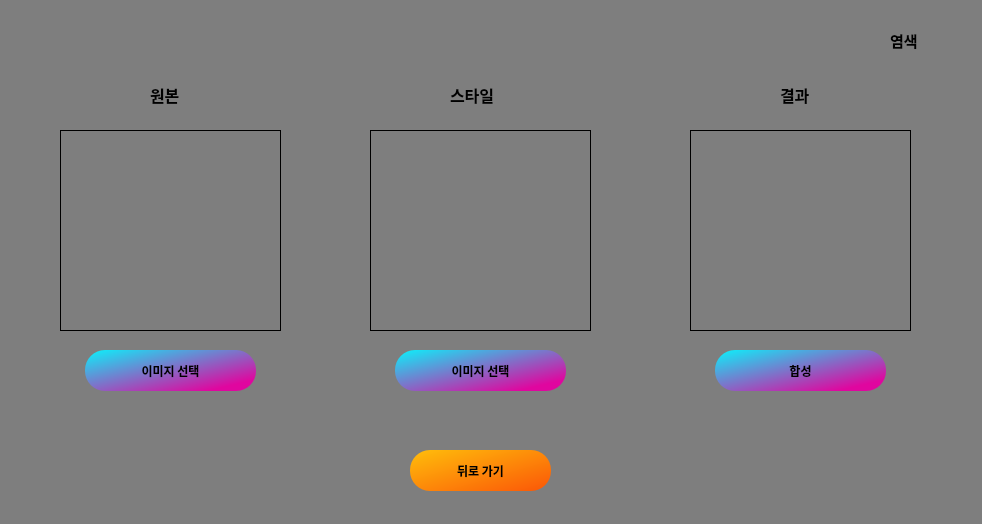
<?xml version="1.0" encoding="UTF-8"?>
<ui version="4.0">
 <class>Dye</class>
 <widget class="QWidget" name="Dye">
  <property name="geometry">
   <rect>
    <x>0</x>
    <y>0</y>
    <width>982</width>
    <height>524</height>
   </rect>
  </property>
  <property name="windowTitle">
   <string>Dye</string>
  </property>
  <property name="styleSheet">
   <string notr="true">background-color:rgb(126, 126, 126)</string>
  </property>
  <widget class="QLabel" name="label">
   <property name="geometry">
    <rect>
     <x>10</x>
     <y>10</y>
     <width>181</width>
     <height>51</height>
    </rect>
   </property>
   <property name="font">
    <font>
     <family>Bahnschrift Light</family>
     <pointsize>20</pointsize>
    </font>
   </property>
   <property name="text">
    <string/>
   </property>
   <property name="pixmap">
    <pixmap>title.png</pixmap>
   </property>
   <property name="scaledContents">
    <bool>true</bool>
   </property>
  </widget>
  <widget class="QLabel" name="label_2">
   <property name="geometry">
    <rect>
     <x>890</x>
     <y>20</y>
     <width>51</width>
     <height>41</height>
    </rect>
   </property>
   <property name="font">
    <font>
     <family>Noto Sans KR</family>
     <pointsize>11</pointsize>
     <weight>75</weight>
     <bold>true</bold>
    </font>
   </property>
   <property name="text">
    <string>&lt;html&gt;&lt;head/&gt;&lt;body&gt;&lt;p&gt;&lt;span style=&quot; font-size:11pt;&quot;&gt;염색&lt;/span&gt;&lt;/p&gt;&lt;/body&gt;&lt;/html&gt;</string>
   </property>
  </widget>
  <widget class="QPushButton" name="pushButton">
   <property name="geometry">
    <rect>
     <x>410</x>
     <y>450</y>
     <width>141</width>
     <height>41</height>
    </rect>
   </property>
   <property name="font">
    <font>
     <family>Noto Sans KR</family>
     <weight>75</weight>
     <bold>true</bold>
    </font>
   </property>
   <property name="styleSheet">
    <string notr="true">QPushButton{

	background-color: qlineargradient(spread:pad, x1:0, y1:0, x2:1, y2:1, stop:0 rgba(255, 190, 11, 255), stop:1 rgba(251, 86, 7, 255));
	border-radius: 20px;
}
 QPushButton:pressed {
     background-color: rgb(255, 168, 96)
 }</string>
   </property>
   <property name="text">
    <string>뒤로 가기</string>
   </property>
  </widget>
  <widget class="QLabel" name="label_5">
   <property name="geometry">
    <rect>
     <x>780</x>
     <y>80</y>
     <width>41</width>
     <height>31</height>
    </rect>
   </property>
   <property name="font">
    <font>
     <family>Noto Sans KR</family>
     <weight>75</weight>
     <bold>true</bold>
    </font>
   </property>
   <property name="text">
    <string>&lt;html&gt;&lt;head/&gt;&lt;body&gt;&lt;p&gt;&lt;span style=&quot; font-size:12pt; font-weight:600;&quot;&gt;결과&lt;/span&gt;&lt;/p&gt;&lt;/body&gt;&lt;/html&gt;</string>
   </property>
  </widget>
  <widget class="QLabel" name="label_3">
   <property name="geometry">
    <rect>
     <x>150</x>
     <y>80</y>
     <width>41</width>
     <height>31</height>
    </rect>
   </property>
   <property name="font">
    <font>
     <family>Noto Sans KR</family>
     <weight>75</weight>
     <bold>true</bold>
    </font>
   </property>
   <property name="text">
    <string>&lt;html&gt;&lt;head/&gt;&lt;body&gt;&lt;p&gt;&lt;span style=&quot; font-size:12pt; font-weight:600;&quot;&gt;원본&lt;/span&gt;&lt;/p&gt;&lt;/body&gt;&lt;/html&gt;</string>
   </property>
  </widget>
  <widget class="QLabel" name="label_4">
   <property name="geometry">
    <rect>
     <x>450</x>
     <y>80</y>
     <width>61</width>
     <height>31</height>
    </rect>
   </property>
   <property name="font">
    <font>
     <family>Noto Sans KR</family>
     <weight>75</weight>
     <bold>true</bold>
    </font>
   </property>
   <property name="text">
    <string>&lt;html&gt;&lt;head/&gt;&lt;body&gt;&lt;p&gt;&lt;span style=&quot; font-size:12pt; font-weight:600;&quot;&gt;스타일&lt;/span&gt;&lt;/p&gt;&lt;/body&gt;&lt;/html&gt;</string>
   </property>
  </widget>
  <widget class="QPushButton" name="dyeOriginalUpload">
   <property name="geometry">
    <rect>
     <x>85</x>
     <y>350</y>
     <width>171</width>
     <height>41</height>
    </rect>
   </property>
   <property name="font">
    <font>
     <family>Noto Sans KR</family>
     <weight>75</weight>
     <bold>true</bold>
    </font>
   </property>
   <property name="styleSheet">
    <string notr="true">QPushButton{
	background-color: qlineargradient(spread:pad, x1:0, y1:0, x2:0.857143, y2:0.857955, stop:0 rgba(10, 242, 251, 255), stop:1 rgba(224, 6, 159, 255));
	border-radius: 20px;
}
 QPushButton:pressed {
     background-color: qlineargradient(spread:pad, x1:0, y1:0, x2:0.857143, y2:0.857955, stop:0 rgba(224, 6, 159, 255), stop:1 rgba(10, 242, 251, 255));
 }
</string>
   </property>
   <property name="text">
    <string>이미지 선택</string>
   </property>
  </widget>
  <widget class="QPushButton" name="dyeStyleUpload">
   <property name="geometry">
    <rect>
     <x>395</x>
     <y>350</y>
     <width>171</width>
     <height>41</height>
    </rect>
   </property>
   <property name="font">
    <font>
     <family>Noto Sans KR</family>
     <weight>75</weight>
     <bold>true</bold>
    </font>
   </property>
   <property name="styleSheet">
    <string notr="true">QPushButton{
	background-color: qlineargradient(spread:pad, x1:0, y1:0, x2:0.857143, y2:0.857955, stop:0 rgba(10, 242, 251, 255), stop:1 rgba(224, 6, 159, 255));
	border-radius: 20px;
}
 QPushButton:pressed {
     background-color: qlineargradient(spread:pad, x1:0, y1:0, x2:0.857143, y2:0.857955, stop:0 rgba(224, 6, 159, 255), stop:1 rgba(10, 242, 251, 255));
 }
</string>
   </property>
   <property name="text">
    <string>이미지 선택</string>
   </property>
  </widget>
  <widget class="QPushButton" name="dyeResult">
   <property name="geometry">
    <rect>
     <x>715</x>
     <y>350</y>
     <width>171</width>
     <height>41</height>
    </rect>
   </property>
   <property name="font">
    <font>
     <family>Noto Sans KR</family>
     <weight>75</weight>
     <bold>true</bold>
    </font>
   </property>
   <property name="styleSheet">
    <string notr="true">QPushButton{
	background-color: qlineargradient(spread:pad, x1:0, y1:0, x2:0.857143, y2:0.857955, stop:0 rgba(10, 242, 251, 255), stop:1 rgba(224, 6, 159, 255));
	border-radius: 20px;
}
 QPushButton:pressed {
     background-color: qlineargradient(spread:pad, x1:0, y1:0, x2:0.857143, y2:0.857955, stop:0 rgba(224, 6, 159, 255), stop:1 rgba(10, 242, 251, 255));
 }
</string>
   </property>
   <property name="text">
    <string>합성</string>
   </property>
  </widget>
  <widget class="QLabel" name="originalLabel">
   <property name="geometry">
    <rect>
     <x>60</x>
     <y>130</y>
     <width>221</width>
     <height>201</height>
    </rect>
   </property>
   <property name="frameShape">
    <enum>QFrame::Box</enum>
   </property>
   <property name="text">
    <string/>
   </property>
   <property name="pixmap">
    <pixmap>defaultpic.png</pixmap>
   </property>
   <property name="scaledContents">
    <bool>true</bool>
   </property>
  </widget>
  <widget class="QLabel" name="originalLabel_2">
   <property name="geometry">
    <rect>
     <x>370</x>
     <y>130</y>
     <width>221</width>
     <height>201</height>
    </rect>
   </property>
   <property name="frameShape">
    <enum>QFrame::Box</enum>
   </property>
   <property name="text">
    <string/>
   </property>
   <property name="pixmap">
    <pixmap>defaultpic.png</pixmap>
   </property>
   <property name="scaledContents">
    <bool>true</bool>
   </property>
  </widget>
  <widget class="QLabel" name="dyeResultImg">
   <property name="geometry">
    <rect>
     <x>690</x>
     <y>130</y>
     <width>221</width>
     <height>201</height>
    </rect>
   </property>
   <property name="frameShape">
    <enum>QFrame::Box</enum>
   </property>
   <property name="text">
    <string/>
   </property>
   <property name="pixmap">
    <pixmap>defaultpic.png</pixmap>
   </property>
   <property name="scaledContents">
    <bool>true</bool>
   </property>
  </widget>
 </widget>
 <resources/>
 <connections>
  <connection>
   <sender>pushButton</sender>
   <signal>clicked()</signal>
   <receiver>Dye</receiver>
   <slot>btn_third_to_main()</slot>
   <hints>
    <hint type="sourcelabel">
     <x>410</x>
     <y>450</y>
    </hint>
    <hint type="destinationlabel">
     <x>162</x>
     <y>340</y>
    </hint>
   </hints>
  </connection>
 </connections>
 <slots>
  <slot>btn_third_to_main()</slot>
 </slots>
</ui>
